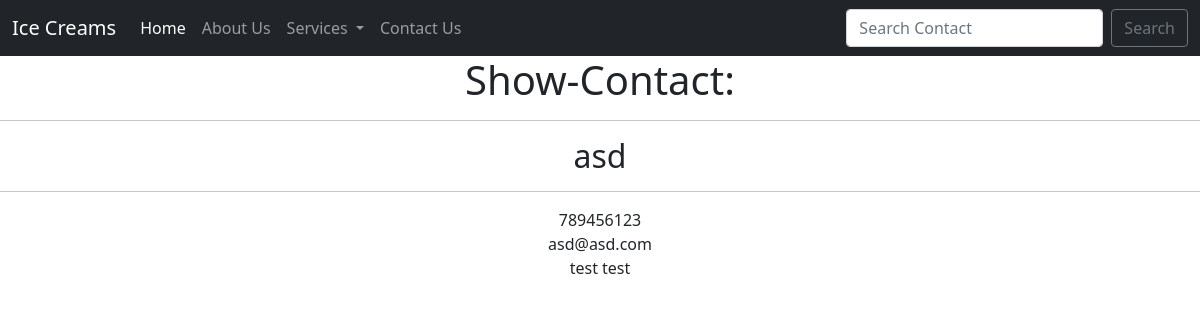
The page /show_contact/16 on the database its author committed.
### home/models.py (models this page shows)
class Contact(models.Model):
    name = models.CharField(max_length=122)
    email = models.CharField(max_length=122)
    phone = models.CharField(max_length=12)
    desc = models.TextField()
    date = models.DateField()
    def __str__(self):
        return self.name

### home/views.py (the view)
# urls.py: path('show_contact/<contact_id>', views.show_contact_view, name ='show_contact'),
def show_contact_view(request, contact_id):
    contact = Contact.objects.get(pk=contact_id)
    context = {
        'contact' : contact,
    }
    return render(request, 'show_contact.html', context )

### templates/show_contact.html (shortened to what this page needs)
{% extends 'base.html' %}
{% load static %}
{% block body %}
    <center>
    <h1>Show-Contact:</h1>
    <hr/>
    <h2>{{contact}}</h2>
    <hr/>
    {{contact.phone}}<br/>
    {{contact.email}}<br/>
    {{contact.desc}}<br/>
    </center>
{% endblock body %}

### rows shown on the page
Contact: name "asd", phone "789456123", email "asd@asd.com", desc "test test"
